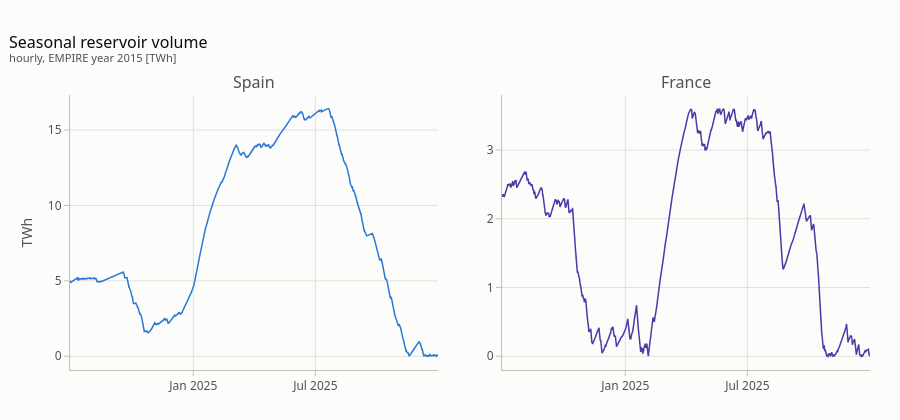

Notebook cell for this chart:
### Markdown cell above
## Reservoir trajectories

Hourly volumes for the deterministic EMPIRE-2015 simulation.  The EU reservoir is a
state of the model but is not part of the exported file format (its value-function
contribution is folded into the cut intercepts).

### Code cell
fig = make_subplots(rows=1, cols=2, subplot_titles=("Spain", "France"), horizontal_spacing=0.08)
for col, key, z in ((1, V_ES, "ES"), (2, V_FR, "FR")):
    fig.add_scatter(x=vol.date, y=vol[key] / 1e6, mode="lines", name=z,
                    line=dict(color=ZONE_C[z], width=1.5), showlegend=False, row=1, col=col)
style(fig, "Seasonal reservoir volume", "hourly, EMPIRE year 2015 [TWh]", legend_y=1.12, top=95)
fig.update_yaxes(title_text="TWh", col=1)
fig.show()

### Figure 1 — Plotly figure (JSON) as saved in the notebook; plotly's stock layout.template omitted (floating-point values rounded to 4 significant figures; data arrays with more than 128 entries replaced by an {"elided": "..."} marker saying what was removed)
{"data": [{"line": {"color": "#2a78d6", "width": 1.5}, "mode": "lines", "name": "ES", "showlegend": false, "type": "scatter", "x": {"elided": "13105 str values"}, "xaxis": "x", "y": {"elided": "13105 float values"}, "yaxis": "y"}, {"line": {"color": "#4a3aa7", "width": 1.5}, "mode": "lines", "name": "FR", "showlegend": false, "type": "scatter", "x": {"elided": "13105 str values"}, "xaxis": "x2", "y": {"elided": "13105 float values"}, "yaxis": "y2"}], "layout": {"annotations": [{"font": {"size": 16}, "showarrow": false, "text": "Spain", "x": 0.23, "xanchor": "center", "xref": "paper", "y": 1, "yanchor": "bottom", "yref": "paper"}, {"font": {"size": 16}, "showarrow": false, "text": "France", "x": 0.77, "xanchor": "center", "xref": "paper", "y": 1, "yanchor": "bottom", "yref": "paper"}], "font": {"color": "#52514e", "family": "system-ui, \"Segoe UI\", sans-serif", "size": 12}, "height": 420, "hovermode": "x unified", "legend": {"orientation": "h", "x": 1, "xanchor": "right", "y": 1.12, "yanchor": "bottom"}, "margin": {"b": 50, "l": 70, "r": 30, "t": 95}, "paper_bgcolor": "#fcfcfb", "plot_bgcolor": "#fcfcfb", "title": {"font": {"color": "#0b0b0b", "size": 16}, "text": "Seasonal reservoir volume<br><sup style='color:#52514e'>hourly, EMPIRE year 2015 [TWh]</sup>", "x": 0.01, "xanchor": "left"}, "xaxis": {"anchor": "y", "domain": [0, 0.46], "gridcolor": "#e1e0d9", "linecolor": "#c3c2b7", "tickcolor": "#c3c2b7", "ticks": "outside", "zeroline": false}, "xaxis2": {"anchor": "y2", "domain": [0.54, 1], "gridcolor": "#e1e0d9", "linecolor": "#c3c2b7", "tickcolor": "#c3c2b7", "ticks": "outside", "zeroline": false}, "yaxis": {"anchor": "x", "domain": [0, 1], "gridcolor": "#e1e0d9", "linecolor": "#c3c2b7", "tickcolor": "#c3c2b7", "ticks": "outside", "title": {"text": "TWh"}, "zeroline": false}, "yaxis2": {"anchor": "x2", "domain": [0, 1], "gridcolor": "#e1e0d9", "linecolor": "#c3c2b7", "tickcolor": "#c3c2b7", "ticks": "outside", "zeroline": false}}}
